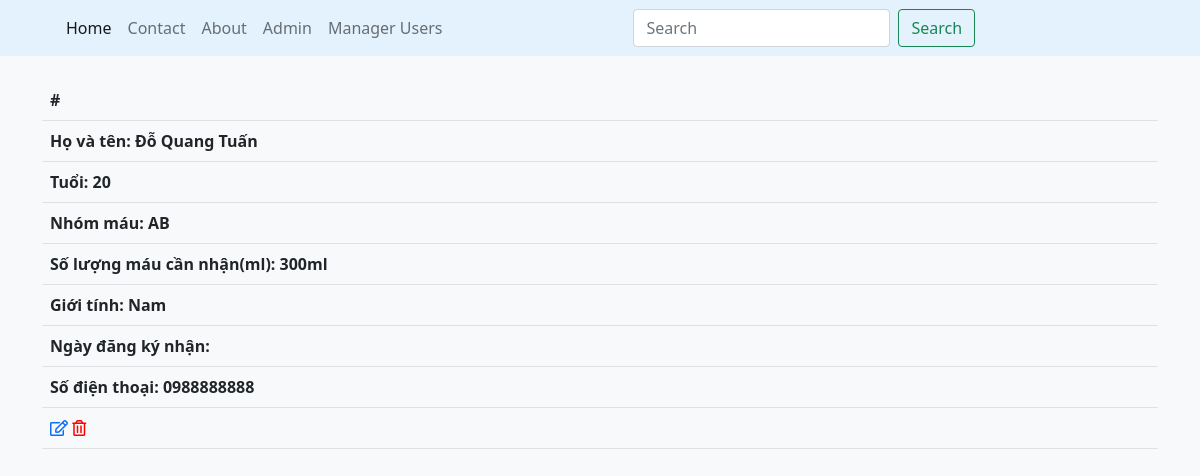
The app's page /Chitiet.php?reci_id=1, older data.
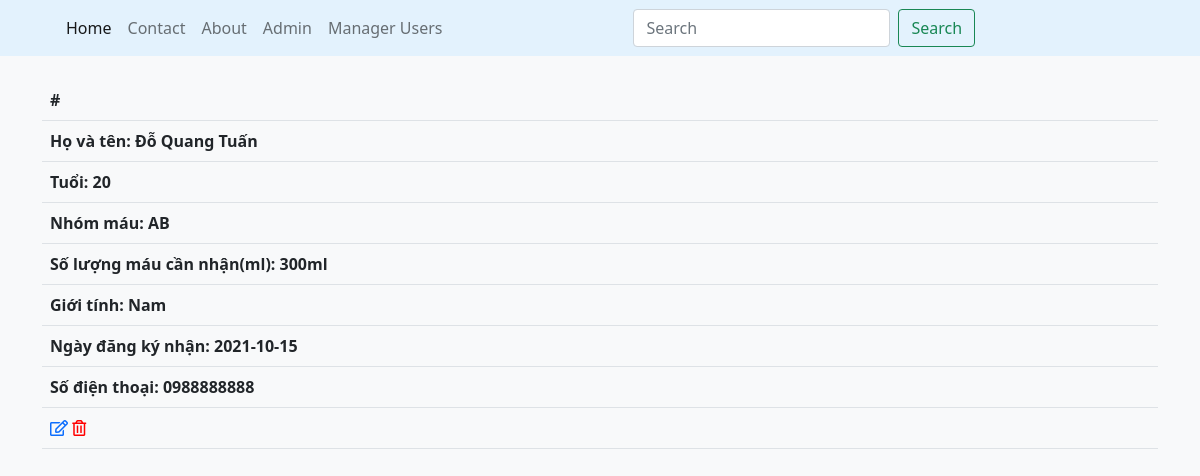
The same page, newer data.
### tables this page shows
CREATE TABLE `nguoi_nhan_mau` (
  `reci_id` int(100) NOT NULL,
  `reci_name` varchar(300) DEFAULT NULL,
  `reci_age` int(200) DEFAULT NULL,
  `reci_bgrp` char(255) DEFAULT NULL,
  `reci_bqnty` char(200) DEFAULT NULL,
  `reci_sex` varchar(10) DEFAULT NULL,
  `reci_reg_date` date DEFAULT NULL,
  `reci_phno` char(50) DEFAULT NULL
);

### Chitiet.php (the view, shortened to what this page needs)
<?php
require('./config/db.php');
?>
<!doctype html>
<html lang="en">
<head>
    <link rel="stylesheet" href="https://pro.fontawesome.com/releases/v5.10.0/css/all.css" />
    <link rel="stylesheet" href="https://cdn.jsdelivr.net/npm/bootstrap@5.0.2/dist/css/bootstrap.min.css">
</head>
<body class="bg-light">
    <div class="header">
        <nav class="navbar navbar-expand-lg navbar-light " style="background-color: #e3f2fd;">
            <div class="container">
                <div class="collapse navbar-collapse" id="navbarSupportedContent">
                    <ul class="navbar-nav me-auto mb-2 mb-lg-0">
                        <li class="nav-item">
                            <a class="nav-link active" aria-current="page" href="index.php">Home</a>
                        </li>
                        <li class="nav-item">
                            <a class="nav-link" href="#">Contact</a>
                        </li>
                        <li class="nav-item">
                            <a class="nav-link" href="#">About</a>
                        </li>
                        <li class="nav-item">
                            <a class="nav-link" href="admin.php">Admin</a>
                        </li>
                        <li class="nav-item">
                            <a class="nav-link" href="manager.php">Manager Users</a>
                        </li>
                    </ul>
                    <form class="d-flex me-auto">
                        <input class="form-control me-2" type="search" placeholder="Search" aria-label="Search">
                        <button class="btn btn-outline-success" type="submit">Search</button>
                    </form>
                </div>
            </div>
        </nav>
    </div>
    <div class="container">
        <div class="mt-4">
            <table class="table">
                <thead>
                    <?php
                    $reci_id = $_GET['reci_id'];
                    $select = "SELECT * FROM nguoi_nhan_mau where reci_id = $reci_id";
                    $result = mysqli_query($conn, $select);
                    while ($row = mysqli_fetch_assoc($result)) {
                    ?>
                        <tr>
                            <th scope="col">#</th>
                        </tr>
                        <tr>
                            <th scope="col"> Họ và tên: <?php echo $row['reci_name']; ?></th>
                        </tr>
                        <tr>
                            <th scope="col">Tuổi: <?php echo $row['reci_age']; ?></th>
                        </tr>
                        <tr>
                            <th scope="col">Nhóm máu: <?php echo $row['reci_bgrp']; ?></th>
                        </tr>
                        <tr>
                            <th scope="col">Số lượng máu cần nhận(ml): <?php echo $row['reci_bqnty']; ?></th>
                        </tr>
                        <tr>
                            <th scope="col">Giới tính: <?php echo $row['reci_sex']; ?></th>
                        </tr>
                        <tr>
                            <th scope="col">Ngày đăng ký nhận: <?php echo $row['reci_reg_date']; ?></th>
                        </tr>
                        <tr>
                            <th scope="col">Số điện thoại: <?php echo $row['reci_phno']; ?></th>
                        </tr>
                        <tr>
                            <th scope="col">
                                <a href="sua.php?id=<?php echo $row['reci_id']; ?>"><i class="far fa-edit"></i></a>
                                <a href="xoa.php?id=<?php echo $row['reci_id']; ?>"><i class="far fa-trash-alt" style="color: red;"></i></a>
                            </th>
                        </tr>
                    <?php } ?>
                </thead>
            </table>
        </div>
    </div>
</body>
</html>

Row changes from the older to the newer data that the page shows:
changed nguoi_nhan_mau "Đỗ Quang Tuấn": reci_reg_date (not shown) → "2021-10-15"
